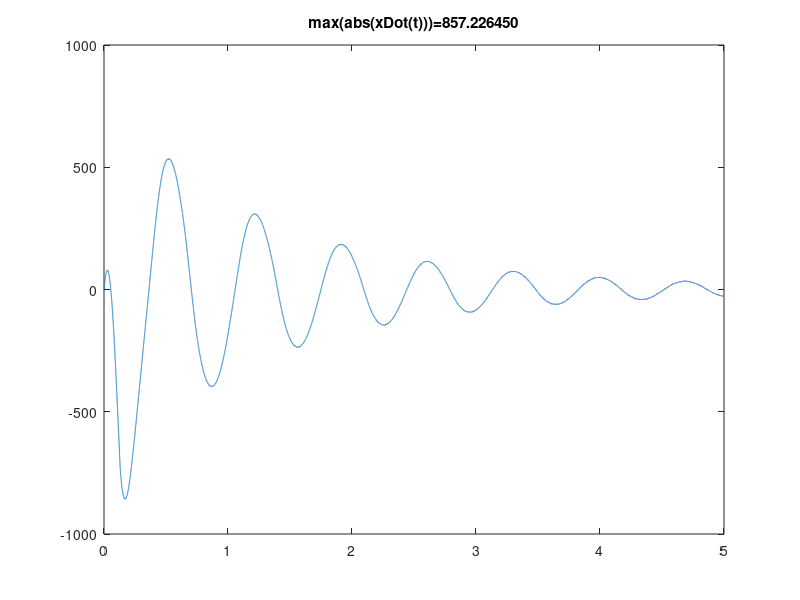
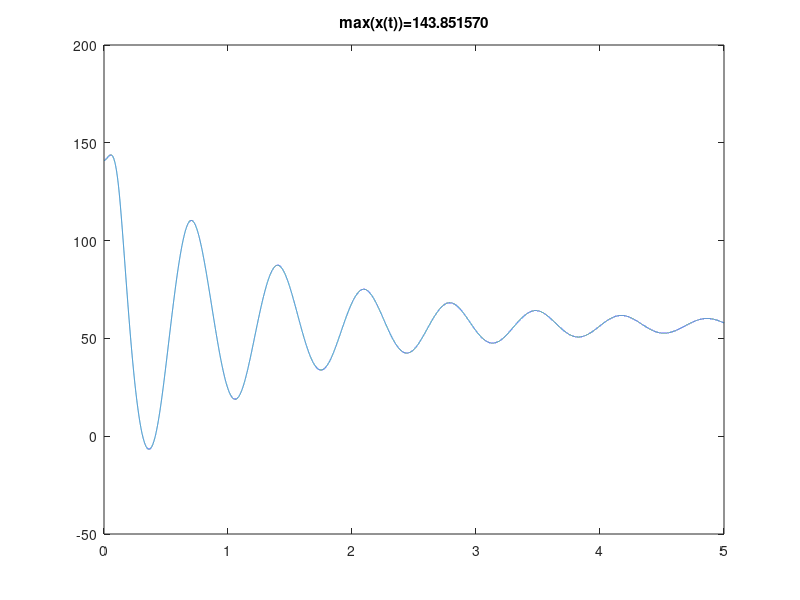

Write the MATLAB code that produced these figures, in order.
clear;

% masses
m_1 = 273; % kg
m_2 = 209; % kg
m_3 = 56; % kg
% springs
k_1 = 57000; % N/m
L0_1 = 119/1000; % mm to m
k_2 = 59000; % N/m
L0_2 = 114/1000; % mm to m
% dempers
b_1 = 2000; % Ns/m^1.5
b_2 = 2000; % Ns/m
% others
theta = 60*(pi/180); % degrees to rad
h_1 = 482/1000; % mm to m
g = 9.81;

t = 0;
tEnd = 5;
tDelta = 1e-4;

% state variables
x_1 = 141/1000; % mm to m
x_1Dot = 0; % m/s
x_1DotDot = 0;
x_2 = 802/1000; % mm to m
x_2Dot = 0; % m/s
x_2DotDot = 0;

datapoints_size = ceil(tEnd/tDelta);
tPlot = zeros(datapoints_size, 1);
xPlot = zeros(datapoints_size, 1);
xDotPlot = zeros(datapoints_size, 1);
xDotDotPlot = zeros(datapoints_size, 1);


i = 1;
while t < tEnd
    % forces in m_2
    F_g3 = m_3*g;
    F_g2 = m_2*g*sin(theta);
    k2_delta = (x_2 - (x_1+h_1)) - L0_2;
    F_k2 = k2_delta*k_2;
    b2_delta = x_2Dot - x_1Dot;
    F_b2 = b2_delta*b_2;
    % forces in m_1
    F_g1 = m_1*g*sin(theta);
    F_k1 = 0;
    F_b1 = 0;
    if x_1 < L0_1
        k1_delta = L0_1 - x_1;
        F_k1 = k1_delta*k_1;
        b1_delta = -x_1Dot;
        F_b1 = sqrt(b1_delta)*b1_delta*b_1;
    end
    

    x_1DotDot = (F_k1+F_b1+F_k2+F_b2-F_g1)/(m_1);
    x_1Dot = x_1Dot + x_1DotDot*tDelta;
    x_1 = x_1 + x_1Dot*tDelta;

    x_2DotDot = (F_g3  -(F_k2+F_b2+F_g2))/(m_2+m_3);
    x_2Dot = x_2Dot + x_2DotDot*tDelta;
    x_2 = x_2 + x_2Dot*tDelta;

    tPlot(i) = t;
    xPlot(i) = x_1*1000; % transform back to mm
    xDotPlot(i) = x_1Dot*1000; % transform back to mm
    xDotDotPlot(i) = x_1DotDot*1000; % transform back to mm


    t = t + tDelta;
    i = i + 1;
end

plot(tPlot, xDotPlot)
title(sprintf('max(abs(xDot(t)))=%f', max(abs(xDotPlot))));
figure;

plot(tPlot, xPlot)
title(sprintf('max(x(t))=%f', max(xPlot)));

% 826,8773 (med marginen: 16,5376)

% This is Mechanical System number 15 . m1 = 273 kg . m2 = 209 kg . m3 = 56 kg , k1 = 57000 N/m , Undeformed length of k1, L01 = 119 mm , Nonlinear damper b1 = 2000 Ns/m^1.5 , k2 = 59000 N/m , Undeformed length of k2, L02 = 114 mm , Linear damper b2 = 2000 Ns/m , theta = 60 Degrees , h1 = 482 mm , x1 (initial value) = 141 mm , x1_Dot (initial value) = 0 mm/s , x2 (initial value) = 802 mm , x2_Dot (initial value) = 0 mm/s , simulation time = 5.0 Seconds . What is the maximum absolute value of the velocity [mm/s] of body m1 ?
